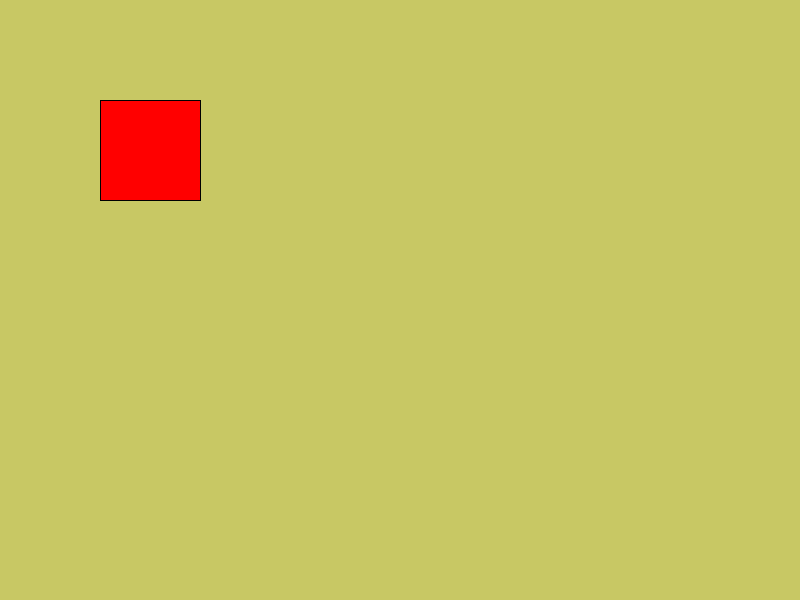
Frame 1 (no input)
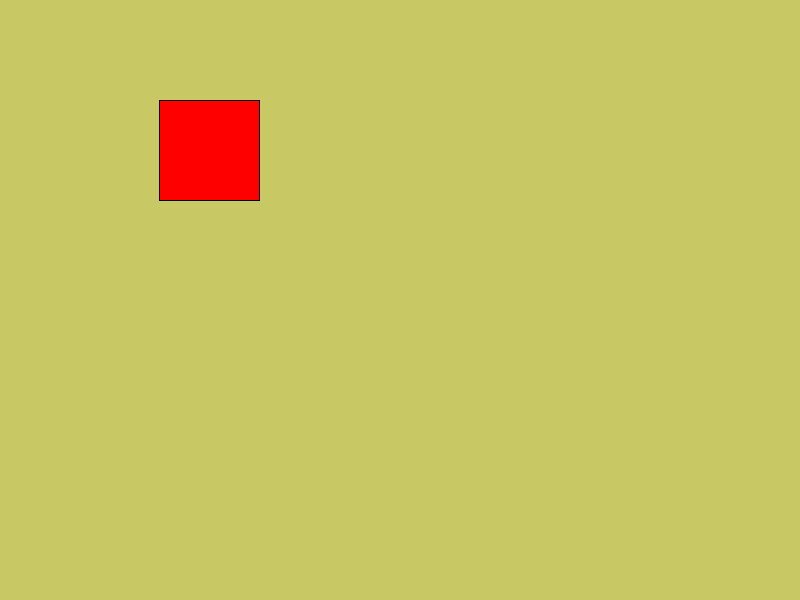
Frame 60 (the mouse pressed at the canvas centre just before this capture)
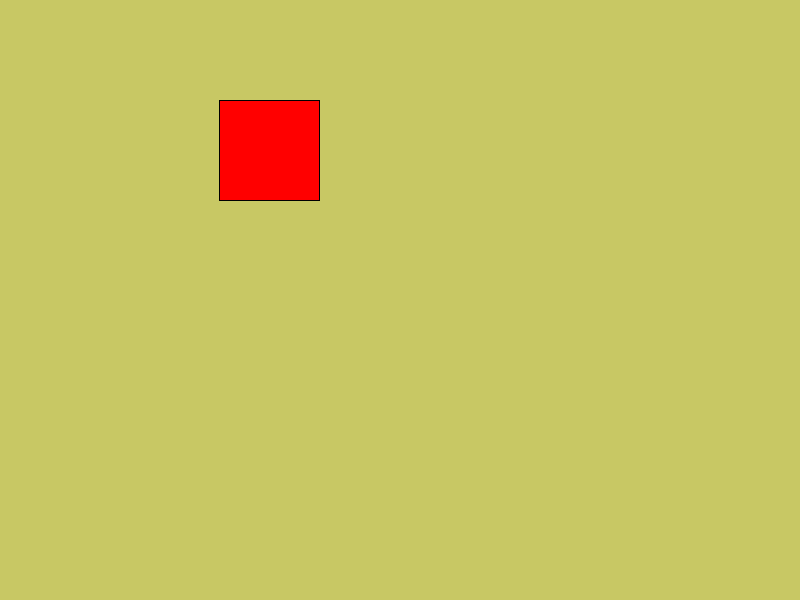
Frame 120 (the mouse held since frame 60 and released just before this capture)

The Processing sketch that drew these frames (run headless with seeded random() and noise(); from frame 60 on, the mouse is pressed at the canvas centre):

// Processing sketch: vars
// ── vars.pde
//John McCaffrey
//variables
//9-10-18

//global
int x = 100;
int y = 100;
float w = 100;
float h = 100;

void setup() {
  size(800, 600);
}

void draw() {
  background(200,200,100);
  //local
  //int x = 200;
  //int y = 200;
  //float w = 50;
  //float h = 50;
  fill(255,0,0);
  rect(x, y, w, h);
  x = x + 1;
}
